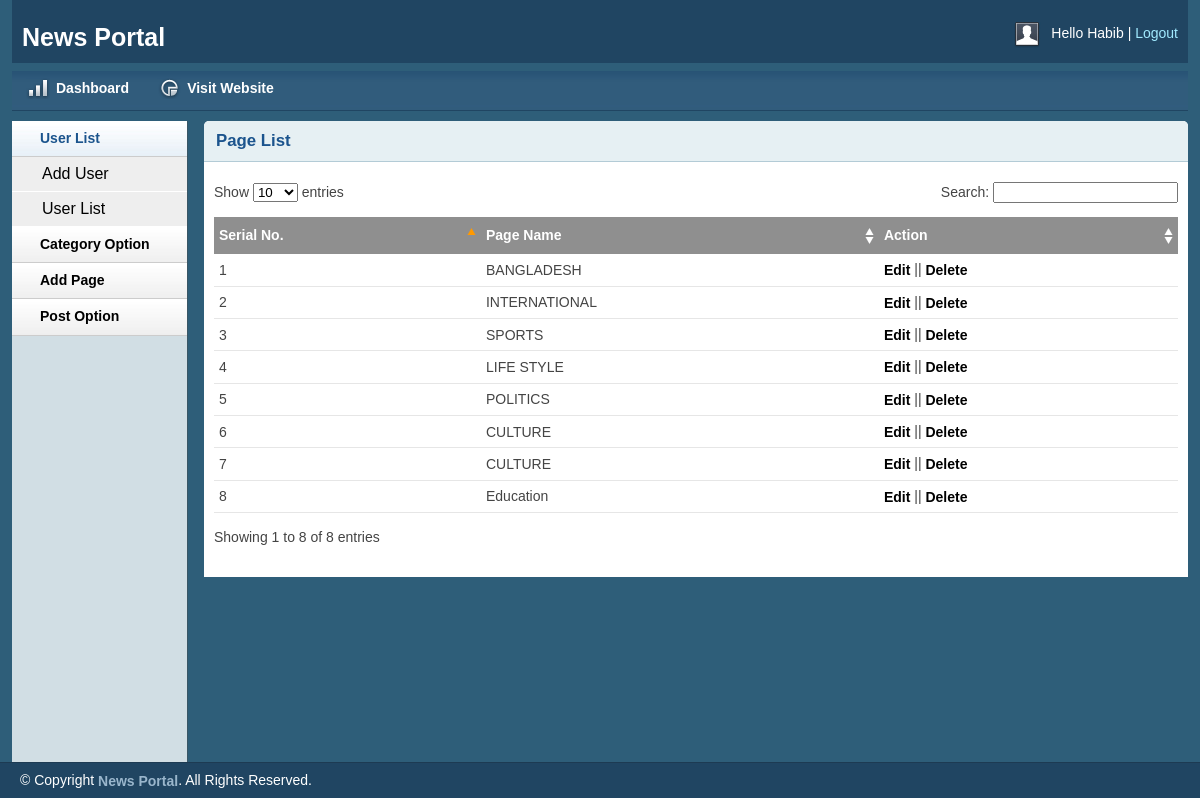
The app's page /php/src/admin/pagelist.php (signed in) with its own data.
### tables this page shows
CREATE TABLE `page` (
  `id` int(11) NOT NULL,
  `menu` varchar(100) NOT NULL,
  `categoryid` int(11) NOT NULL
);

### php/src/lib/Database.php (called while the page is built, shortened)
<?php
Class Database{
	public $host   = DB_HOST;
	public $user   = DB_USER;
	public $pass   = DB_PASS;
	public $dbname = DB_NAME;
	public $link;
	private function connectDB(){
	$this->link = new mysqli($this->host, $this->user, $this->pass, $this->dbname);
 }
	public function select($query){
		$result = $this->link->query($query) or die($this->link->error.__LINE__);
		if($result->num_rows > 0){
			return $result;
		} else {
			return false;
		}
	}
}

### php/src/admin/pagelist.php (the view, shortened to what this page needs)
<?php include"inc/header.php"; ?>
        <div class="grid_10">
            <div class="box round first grid">
                <h2>Page List</h2>
                <div class="block">
                    <table class="data display datatable" id="example">
					<thead>
						<tr>
							<th>Serial No.</th>
							<th>Page Name</th>
							<th>Action</th>
						</tr>
					</thead>
					<tbody>
					 <?php
					 	$query="SELECT * FROM page";
						 $category=$db->select($query);
						 if($category){
							 $i=0;
							 while($result=$category->fetch_assoc()){
								 $i++;
					 ?>
						<tr class="odd gradeX">
							<td><?php echo $i;?></td>
							<td><?php echo $result['menu'];?></td>
							<td><a href="editpage.php?editpageid=<?php echo $result['id']?>">Edit</a> || <a href="pagelist.php?delpageid=<?php echo $result['id']?>">Delete</a></td>
						</tr>
						<?php }
						 }else{
						    echo "No category to Display";
						 }
						?>
					</tbody>
				</table>
               </div>
            </div>
        </div>
<?php include"inc/footer.php"; ?>

### php/src/admin/css/layout.css (style rules this page uses)
body { background: #fff none repeat scroll 0 0; color: #444; font-size: 14px; padding: 0; }
a { color: #000; font-weight:bold; text-decoration: none; }
h1, h2, h3, h4, h5, h6 { line-height:1.2em; margin-bottom:.3em; }
h2 { margin-top:1em; }
.box { background:#fff; margin-bottom:20px; padding:10px 10px 10px 10px; margin-left:-8px; }
.box.grid { padding-bottom:40px; }
.box.round { -moz-border-radius: 5px 5px 0px 0px; -webkit-border-radius: 5px 5px 0px 0px; border-radius: 5px 5px 0px 0px; }
.box h2 { font-size:1.2em; font-weight:bold; color:#1B548D; background:#E6F0F3; margin:-10px -10px 0 -10px; padding:10px 12px; border-bottom:1px solid #B3CBD6; -moz-border-radius: 5px 5px 0px 0px; -webkit-border-radius: 5px 5px 0px 0px; border-radius: 5px 5px 0px 0px; }
.box.first { min-height: 406px; }
.block { padding-top:20px; }
.block { padding-bottom:1px; }
table.display { margin: 0 auto; clear: both; width: 100%; }
.sorting_asc { background: #8f8f8f url(../img/table/sort_asc.png) no-repeat center right; padding:8px 5px; text-align:left; color:#fff; }
.sorting { background:#8f8f8f url(../img/table/sort_both.png) no-repeat center right; padding:8px 5px; text-align:left; color:#fff; }
tr.odd { height: 30px; line-height: 30px; border-bottom:1px solid #e6e6e6; }
tr.even { height: 30px; line-height: 30px; border-bottom:1px solid #e6e6e6; }
tr.odd td, tr.even td { padding-left:5px; }

### records on screen
page: menu "BANGLADESH"
page: menu "INTERNATIONAL"
page: menu "SPORTS"
page: menu "LIFE STYLE"
page: menu "POLITICS"
page: menu "CULTURE"
page: menu "CULTURE"
page: menu "Education"

### other values on screen
Session::get("name") "Habib"
